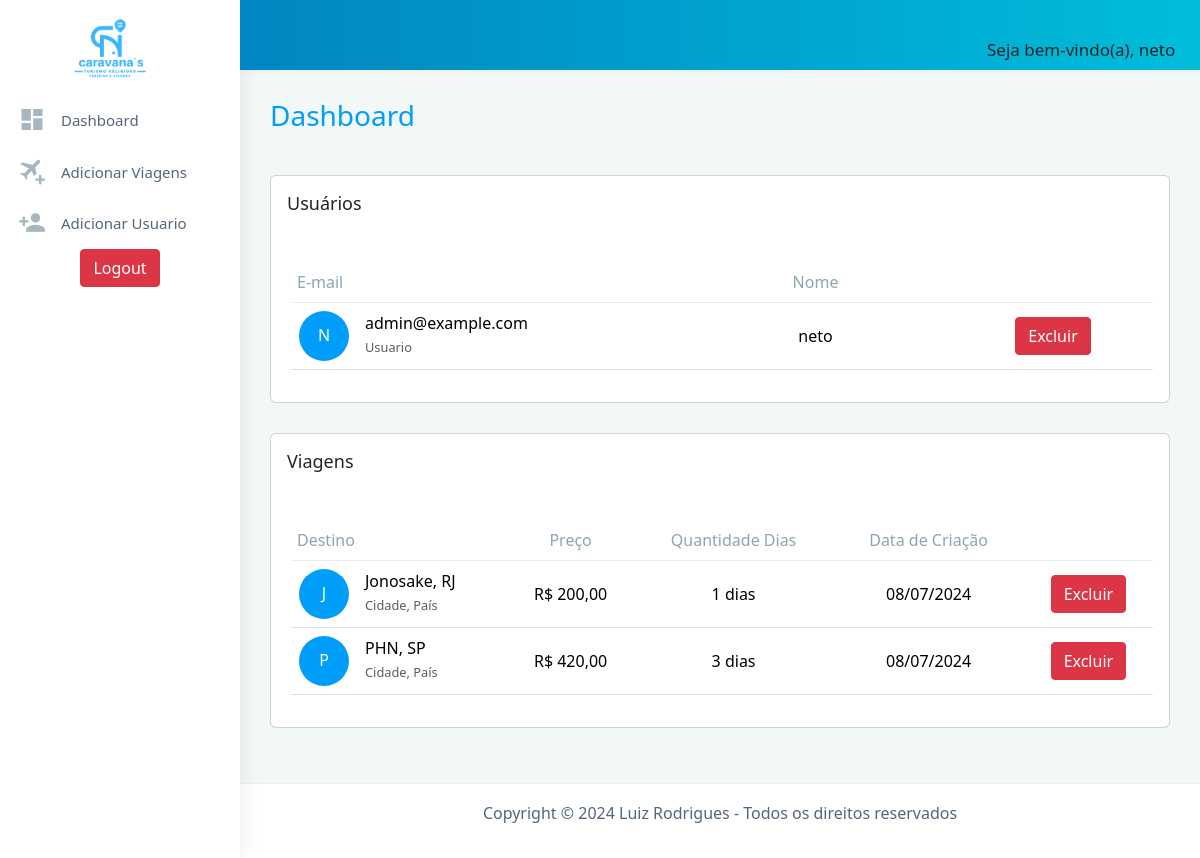
Page /App/Views/login.php (signed in) on the committed database.
### tables this page shows
CREATE TABLE `usuario` (
  `ID` int(11) NOT NULL,
  `EMAIL` varchar(255) NOT NULL,
  `SENHA` varchar(255) NOT NULL,
  `NOME` varchar(100) NOT NULL
);

CREATE TABLE `destinos` (
  `id` int(11) NOT NULL,
  `destino` varchar(100) NOT NULL,
  `preco` decimal(10,2) NOT NULL,
  `DiasDeViagem` int(11) NOT NULL,
  `imagem` varchar(200) NOT NULL,
  `data_insercao` datetime DEFAULT CURRENT_TIMESTAMP
);

### App/Views/login.php (the view, shortened to what this page needs)
<?php
$logado = isset($_SESSION['usuario']);
$usuarios = [];
$viagens = [];
if ($logado) {
    try {
        $conexaoBD = new ConexaoBD();
        $conexao = $conexaoBD->getConnection();
        $queryUsuarios = "SELECT * FROM usuario";
        $stmtUsuarios = $conexao->prepare($queryUsuarios);
        $stmtUsuarios->execute();
        $usuarios = $stmtUsuarios->fetchAll(PDO::FETCH_ASSOC);
        $queryViagens = "SELECT * FROM destinos";
        $stmtViagens = $conexao->prepare($queryViagens);
        $stmtViagens->execute();
        $viagens = $stmtViagens->fetchAll(PDO::FETCH_ASSOC);
    } catch (PDOException $e) {
        $erro_painel = 'Erro ao obter dados: ' . $e->getMessage();
    }
}
?>
<!DOCTYPE html>
<html lang="en">
<head>
    <?php if (!$logado) { ?>
    <link rel="stylesheet" href="App/Views/css/login.css">
    <?php } else { ?>
    <link rel="stylesheet" href="App/Views/css/painel.css">
    <?php } ?>
    <link href="https://cdn.jsdelivr.net/npm/bootstrap@5.3.3/dist/css/bootstrap.min.css" rel="stylesheet">
    <link href="https://cdn.jsdelivr.net/npm/@mdi/font/css/materialdesignicons.min.css" rel="stylesheet">
     <link rel="stylesheet" href="App/Views/css/toastr.min.css">
</head>
<body>
    <?php if (!$logado) { ?>
        <div class="container login-container">
            <div class="row justify-content-center align-items-center">
                <div class="col-md-5 login-form-2">
                    <h3>Área de Login</h3>
                    <form method="post">
                    <?php
                    if (isset($erro_login)) {
                        echo '<div class="alert alert-danger">' . htmlspecialchars($erro_login) . '</div>';
                    }
                    ?>
                        <div data-mdb-input-init class="form-outline">
                          <input name="email" type="email" class="form-control" placeholder="Your Email *" required />
                          <label class="form-label" for="form2Example1">Email address</label>
                        </div>
                        <div data-mdb-input-init class="form-outline">
                          <input name="password" type="password" class="form-control" placeholder="Your Password *" required />
                          <label class="form-label" for="form2Example2">Password</label>
                        </div>
                        <div class="form-group text-center">
                            <input type="submit" name="login" class="btn btn-primary btn-block" value="Login" />
                        </div>
                        <div class="form-group text-center">
                            <a href="/" class="ForgetPwd">Voltar para o site</a>
                        </div>
                    </form>
                </div>
            </div>
        </div>
    <?php } else { ?>
  <div id="main-wrapper" data-layout="vertical" data-navbarbg="skin6" data-sidebartype="full"
    data-sidebar-position="absolute" data-header-position="absolute" data-boxed-layout="full">
    <header class="topbar" data-navbarbg="skin6">
      <nav class="navbar top-navbar navbar-expand-md navbar-dark text-center">
        <div class="navbar-header" data-logobg="skin6">
          <a class="navbar-brand" href="/">
              <img
              src="App/Views/img/logo-transparente.png"
              alt="homepage"
              class="dark-logo"
              style="
                    width: 100px;
                    margin-left:50px;"
              />
          </a>
        </div>
        <div class="navbar-collapse collapse" id="navbarSupportedContent" data-navbarbg="skin5">
          <ul class="navbar-nav">
            <li class="nav-item dropdown">
              <a class="nav-link dropdown-toggle waves-effect waves-dark text-dark" href="#" id="navbarDropdown" role="button"
                data-bs-toggle="dropdown" aria-expanded="false">
                <?php echo "Seja bem-vindo(a), ".htmlspecialchars($_SESSION['nome']); ?>
              </a>
            </li>
          </ul>
        </div>
      </nav>
    </header>
    <aside class="left-sidebar" data-sidebarbg="skin6">
      <div class="scroll-sidebar">
        <nav class="sidebar-nav">
          <ul id="sidebarnav">
            <li class="sidebar-item">
              <a style="text-decoration: none;" class="sidebar-link waves-effect waves-dark sidebar-link" onclick="submitForm('dashboard')" aria-expanded="false"><i
                  class="me-3 mdi mdi-view-dashboard fs-3" aria-hidden="true"></i><span
                  class="hide-menu">Dashboard</span></a>
            </li>
            <li class="sidebar-item">
              <a style="text-decoration: none;" class="sidebar-link waves-effect waves-dark sidebar-link" onclick="submitForm('adicionarviagem')"
                aria-expanded="false"><i class="me-3 mdi mdi-airplane-plus fs-3" aria-hidden="true"></i><span
                  class="hide-menu">Adicionar Viagens</span></a>
            </li>
            <li class="sidebar-item">
              <a style="text-decoration: none;" class="sidebar-link waves-effect waves-dark sidebar-link" onclick="submitForm('adicionarusuario')"
                aria-expanded="false"><i class="me-3 mdi mdi-account-plus fs-3" aria-hidden="true"></i><span
                  class="hide-menu">Adicionar Usuario</span></a>
            </li>
            <li class="sidebar-item text-center">
                  <form method="post">
                    <input type="submit" name="logout" class="btn btn-danger" value="Logout">
                </form>
            </li>
          </ul>
        </nav>
      </div>
    </aside>
    <div class="page-wrapper">
      <div class="page-breadcrumb">
        <div class="row align-items-center">
          <div class="col-md-6 col-8 align-self-center">
            <h3 class="page-title mb-0 p-0" id="titulo">Dashboard</h3>
          </div>
        </div>
      </div>
      <div class="container-fluid">
        <div class="row" id="usuario">
          <div class="col-sm-12">
            <div class="card">
              <div class="card-body">
                <div class="d-md-flex">
                  <h4 class="
                        card-title
                        col-md-10
                        mb-md-0 mb-3
                        align-self-center
                      ">
                    Usuários
                  </h4>
                </div>
                <div class="table-responsive mt-5">
                  <table class="table stylish-table no-wrap">
                    <thead>
                      <tr>
                        <th class="border-top-0" colspan="2">E-mail</th>
                        <th class="border-top-0 text-center">Nome</th>
                        <th class="border-top-0 text-center"></th>
                        <th class="border-top-0 text-center"></th>
                        <th class="border-top-0 text-center"></th>
                      </tr>
                    </thead>
                    <tbody>
                    <?php foreach ($usuarios as $usuario) { ?>
                        <?php $initial = strtoupper($usuario['NOME'][0]); ?>
                        <tr>
                            <td style="width: 50px">
                              <span class="round"><?php echo $initial; ?></span>
                            </td>
                            <td class="align-middle">
                              <h6><?php echo htmlspecialchars($usuario['EMAIL']); ?></h6>
                              <small class="text-muted">Usuario</small>
                            </td>
                            <td class="align-middle text-center"><?php echo htmlspecialchars($usuario['NOME']); ?></td>
                            <td class="align-middle text-center"></td>
                            <td class="align-middle text-center"></td>
                            <td class="align-middle text-center"><button class="btn btn-danger" onclick="excluir(<?php echo htmlspecialchars($usuario['ID']); ?>)">Excluir</button></td>
                        </tr>
                        <?php } ?>
                    </tbody>
                  </table>
                </div>
              </div>
            </div>
          </div>
        </div>
        <div class="row" id="viagem">
          <div class="col-sm-12">
            <div class="card">
              <div class="card-body">
                <div class="d-md-flex">
                  <h4 class="
                        card-title
                        col-md-10
                        mb-md-0 mb-3
                        align-self-center
                      ">
                    Viagens
                  </h4>
                </div>
                <div class="table-responsive mt-5">
                  <table class="table stylish-table no-wrap">
                    <thead>
                      <tr>
                        <th class="border-top-0" colspan="2">Destino</th>
                        <th class="border-top-0 text-center">Preço</th>
                        <th class="border-top-0 text-center">Quantidade Dias</th>
                        <th class="border-top-0 text-center">Data de Criação</th>
                        <th class="border-top-0 text-center"></th>
                      </tr>
                    </thead>
                    <tbody>
                    <?php foreach ($viagens as $viagem) { ?>
                        <?php $initial = strtoupper($viagem['destino'][0]); ?>
                        <tr>
                            <td style="width: 50px">
                            <span class="round"><?php echo $initial; ?></span>
                            </td>
                            <td class="align-middle">
                            <h6><?php echo htmlspecialchars($viagem['destino']); ?></h6>
                            <small class="text-muted">Cidade, País</small>
                            </td>
                            <td class="align-middle text-center"><?php echo 'R$ ' . number_format($viagem['preco'], 2, ',', '.'); ?></td>
                            <td class="align-middle text-center"><?php echo htmlspecialchars($viagem['DiasDeViagem']) . " dias"; ?></td>
                            <td class="align-middle text-center"><?php echo htmlspecialchars(date('d/m/Y', strtotime($viagem['data_insercao']))); ?></td>
                            <td class="align-middle text-center"><button class="btn btn-danger" onclick="excluirViagem(<?php echo $viagem['id'] ?>)">Excluir</button></td>
                        </tr>
                        <?php } ?>
                    </tbody>
                  </table>
                </div>
              </div>
            </div>
          </div>
        </div>
      </div>
      <footer class="footer text-center">
      <p>Copyright © 2024 <a href="https://www.linkedin.com/in/luizrodriguescastroneto/" style="text-decoration: none; color: inherit;">Luiz Rodrigues</a> - Todos os direitos reservados</p>
      </footer>
    </div>
  </div>
    <?php } ?>
</body>
</html>

### rows in the picture
usuario: NOME "N", EMAIL "admin@example.com", NOME "neto"
destinos: destino "J", destino "Jonosake, RJ", preco "200,00", DiasDeViagem "1", data_insercao "08/07/2024"
destinos: destino "P", destino "PHN, SP", preco "420,00", DiasDeViagem "3", data_insercao "08/07/2024"

### other values in the picture
$_SESSION['nome'] "neto"
